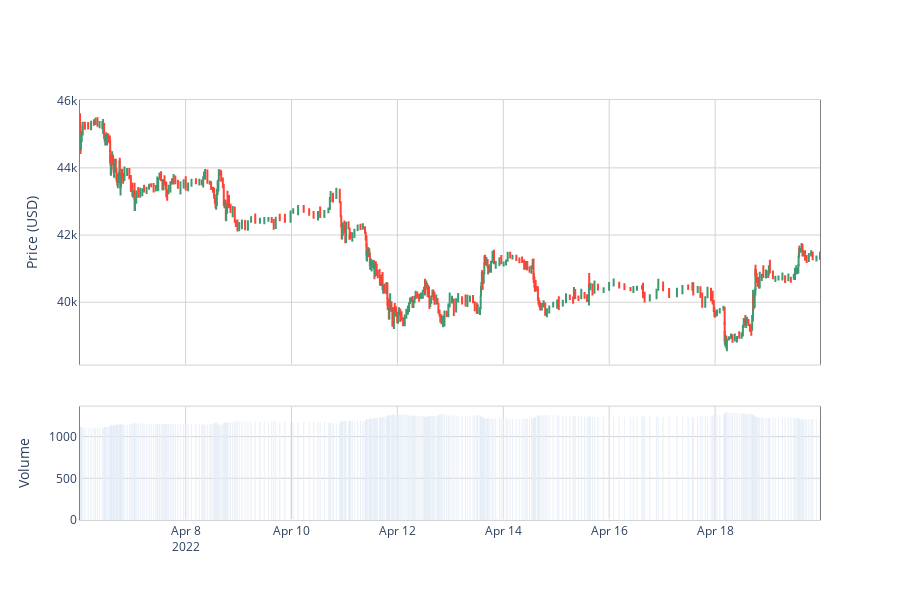

This figure's notebook cell:
### Code cell
plot_candlestick_with_volume(btc_val_subset, 'btc_val_50M')

### Figure 1 — Plotly figure (JSON) as saved in the notebook; plotly's stock layout.template omitted (floating-point values rounded to 4 significant figures; data arrays with more than 128 entries replaced by an {"elided": "..."} marker saying what was removed)
{"data": [{"close": {"elided": "440 float values"}, "high": {"elided": "440 float values"}, "low": {"elided": "440 float values"}, "open": {"elided": "440 float values"}, "showlegend": false, "type": "candlestick", "x": {"elided": "440 str values"}, "xaxis": "x", "yaxis": "y"}, {"marker": {"color": "lightsteelblue"}, "showlegend": false, "type": "bar", "x": {"elided": "440 str values"}, "xaxis": "x2", "y": {"elided": "440 float values"}, "yaxis": "y2"}], "layout": {"height": 600, "paper_bgcolor": "white", "plot_bgcolor": "white", "width": 900, "xaxis": {"anchor": "y", "domain": [0, 1], "gridcolor": "lightgray", "linecolor": "lightgray", "linewidth": 1, "matches": "x2", "mirror": true, "rangeslider": {"visible": false}, "showgrid": true, "showticklabels": false}, "xaxis2": {"anchor": "y2", "domain": [0, 1], "gridcolor": "lightgray", "linecolor": "lightgray", "linewidth": 1, "mirror": true, "showgrid": true}, "yaxis": {"anchor": "x", "domain": [0.37, 1], "gridcolor": "lightgray", "linecolor": "gray", "linewidth": 1, "mirror": true, "showgrid": true, "showline": true, "title": {"text": "Price (USD)"}}, "yaxis2": {"anchor": "x2", "domain": [0, 0.27], "gridcolor": "lightgray", "linecolor": "gray", "linewidth": 1, "mirror": true, "showgrid": true, "showline": true, "title": {"text": "Volume"}}}}
